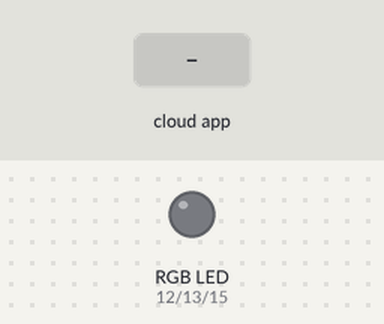
A sketch run on a simulated ESP8266 (NodeMCU). Shown: an RGB LED mixed from three pins (HIGH = lit). The test bench sets the inputs (shaded band). Dim RGB values are drawn brighter than linear; WiFi joins after 1.5 s; servers stay silent unless stated; what the sketch prints to the serial monitor is not drawn.

Above: at 2.7 s.
2.8 s: the phone or cloud app sets Color.Light to 64
At 3.1 s:
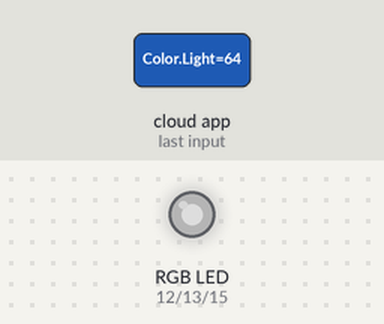
4.3 s: the phone or cloud app sets Color.Light to 128
At 5.4 s:
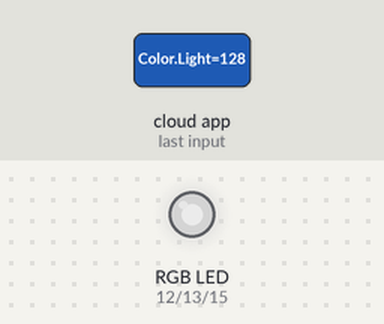
5.8 s: the phone or cloud app sets Color.Light to 255
At 6.6 s:
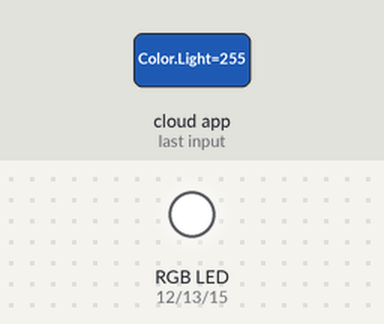
Timing chart, 0 to 8.8 s (numbered marks = the images above; inputs shaded):
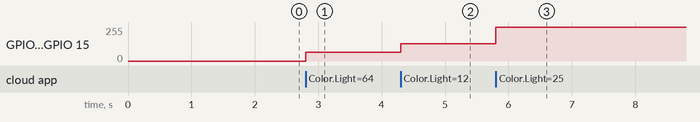

The sketch:

Espalexa_ColorLightRGB.ino
```cpp
#ifdef ARDUINO_ARCH_ESP32
#include <WiFi.h>
#else
#include <ESP8266WiFi.h>
#endif

#define ESPALEXA_ASYNC
#include <Espalexa.h>

// WLAN-Zugangsdaten
const char* ssid = "Your SSID here";
const char* password = "Your Password here";

Espalexa espalexa;

// RGB-Pins definieren (ESP8266)
const int redPin = 12;   // D6
const int greenPin = 13; // D7
const int bluePin = 15;  // D8

// Funktion zur WLAN-Verbindung
bool connectWifi() {
  WiFi.mode(WIFI_STA);
  WiFi.begin(ssid, password);
  Serial.println("Verbinde mit WLAN...");

  for (int i = 0; i < 40; i++) {
    if (WiFi.status() == WL_CONNECTED) {
      Serial.println("\nWLAN verbunden!");
      Serial.print("IP: ");
      Serial.println(WiFi.localIP());
      return true;
    }
    delay(500);
    Serial.print(".");
  }

  Serial.println("\nVerbindung fehlgeschlagen.");
  return false;
}

void setup() {
  Serial.begin(115200);

  // RGB Pins als Ausgänge setzen
  pinMode(redPin, OUTPUT);
  pinMode(greenPin, OUTPUT);
  pinMode(bluePin, OUTPUT);

  // Alles aus beim Start
  analogWrite(redPin, 0);
  analogWrite(greenPin, 0);
  analogWrite(bluePin, 0);

  if (!connectWifi()) {
    while (true) {
      Serial.println("WLAN-Daten prüfen und Neustart durchführen.");
      delay(3000);
    }
  }

  espalexa.addDevice("Color Light", colorLightChanged);
  espalexa.begin();
}

void loop() {
  espalexa.loop();
  delay(1);
}

// Callback wenn Farbe/Helligkeit geändert wird
void colorLightChanged(uint8_t brightness, uint32_t rgb) {
  uint8_t r = ((rgb >> 16) & 0xFF) * brightness / 255;
  uint8_t g = ((rgb >> 8) & 0xFF) * brightness / 255;
  uint8_t b = (rgb & 0xFF) * brightness / 255;

  analogWrite(redPin, r);
  analogWrite(greenPin, g);
  analogWrite(bluePin, b);

  Serial.printf("Helligkeit: %d | RGB: (%d, %d, %d)\n", brightness, r, g, b);
}
```

Measured:
- after the input at 2.8 s, GPIO 12 (redPin), GPIO 13 (greenPin), GPIO 15 (bluePin): 0/255 → 64/255 at once
- after the input at 4.3 s, GPIO 12 (redPin), GPIO 13 (greenPin), GPIO 15 (bluePin): 64/255 → 128/255 at once
- after the input at 5.8 s, GPIO 12 (redPin), GPIO 13 (greenPin), GPIO 15 (bluePin): 128/255 → 255/255 at once
